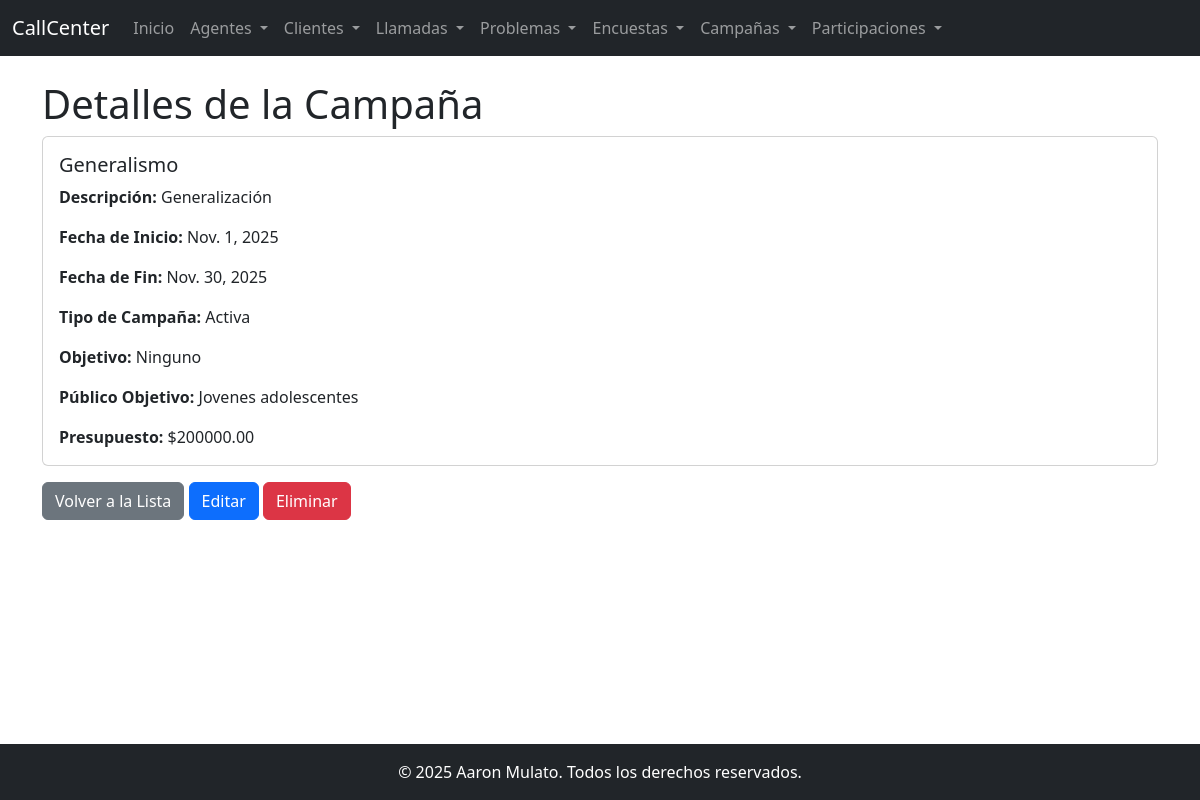
Screenshot of /campanas/1/ with the database file from the repository.
### app_callcenter/models.py (models this page shows, shortened)
class Campana(models.Model):
    nombre_campana = models.CharField(max_length=255, null=True, blank=True)
    descripcion = models.TextField(null=True, blank=True)
    fecha_inicio = models.DateField(null=True, blank=True)
    fecha_fin = models.DateField(null=True, blank=True)
    tipo_campana = models.CharField(max_length=50, null=True, blank=True)
    objetivo = models.TextField(null=True, blank=True)
    publico_objetivo = models.TextField(null=True, blank=True)
    presupuesto_campana = models.DecimalField(max_digits=10, decimal_places=2, null=True, blank=True)

### app_callcenter/views.py (the view)
# urls.py: path("campanas/<int:pk>/", CampanaDetailView.as_view(), name="campana-detail"),
class CampanaDetailView(DetailView):
    model = Campana
    template_name = "app_callcenter/campana_detail.html"
    context_object_name = "campana"

### app_callcenter/templates/app_callcenter/campana_detail.html (shortened to what this page needs)
{% extends "app_callcenter/base.html" %}
{% block content %}
<h1>Detalles de la Campaña</h1>
<div class="card">
    <div class="card-body">
        <h5 class="card-title">{{ campana.nombre_campana }}</h5>
        <p class="card-text"><strong>Descripción:</strong> {{ campana.descripcion }}</p>
        <p class="card-text"><strong>Fecha de Inicio:</strong> {{ campana.fecha_inicio }}</p>
        <p class="card-text"><strong>Fecha de Fin:</strong> {{ campana.fecha_fin }}</p>
        <p class="card-text"><strong>Tipo de Campaña:</strong> {{ campana.tipo_campana }}</p>
        <p class="card-text"><strong>Objetivo:</strong> {{ campana.objetivo }}</p>
        <p class="card-text"><strong>Público Objetivo:</strong> {{ campana.publico_objetivo }}</p>
        <p class="card-text"><strong>Presupuesto:</strong> ${{ campana.presupuesto_campana }}</p>
    </div>
</div>
<a href="{% url 'app_callcenter:campana-list' %}" class="btn btn-secondary mt-3">Volver a la Lista</a>
<a href="{% url 'app_callcenter:campana-update' campana.pk %}" class="btn btn-primary mt-3">Editar</a>
<a href="{% url 'app_callcenter:campana-delete' campana.pk %}" class="btn btn-danger mt-3">Eliminar</a>
{% endblock %}

### rows the page displays
Campana: nombre_campana "Generalismo", descripcion "Generalización", fecha_inicio "Nov. 1, 2025", fecha_fin "Nov. 30, 2025", tipo_campana "Activa", objetivo "Ninguno", publico_objetivo "Jovenes adolescentes", presupuesto_campana "200000.00"
